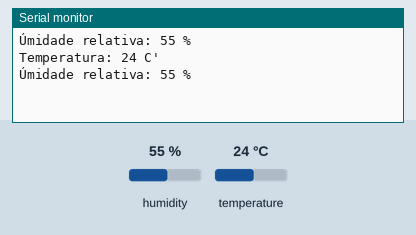
Bench run of a sketch on a simulated Arduino Uno, built with avr-gcc and run on an emulated ATmega328P. On the bench: the last lines printed to the serial monitor. The inputs (shaded band) are chosen by the test bench; at power-on: humidity 55 %, temperature 24 °C.

Above: at 5.8 s.
5.9 s: humidity set to 22 %
At 8.0 s:
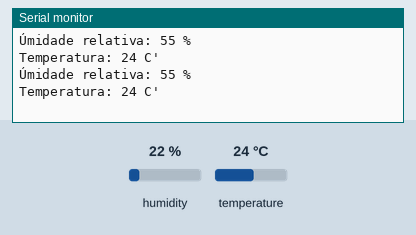
11.9 s: temperature set to 12 °C
At 13.9 s:
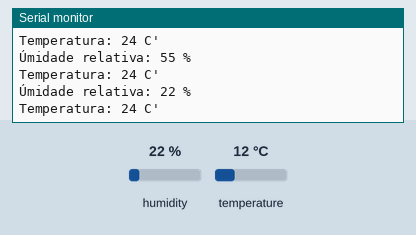
17.9 s: humidity set to 40 %
At 21.3 s:
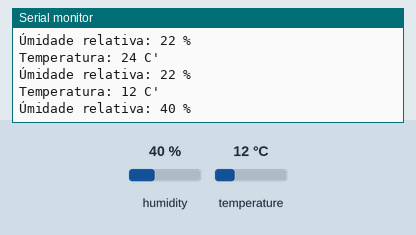
Timing chart, 0 to 22.8 s (numbered marks = the images above; inputs shaded):
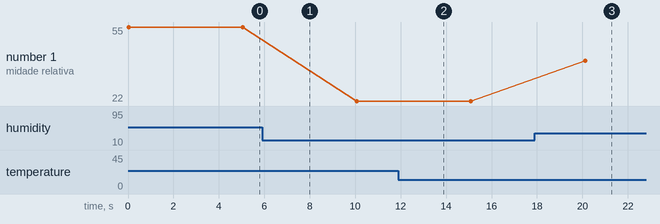

The sketch:

dht11.ino
```cpp
#include "DHT.h"
#define DHTPIN 2
#define DHTTYPE DHT11
DHT dht (DHTPIN, DHTTYPE);

void setup(){
  Serial.begin(9600);
  dht.begin();
}

void loop(){
  int h = dht.readHumidity();
  int t = dht.readTemperature();

  Serial.print("Úmidade relativa: ");
  Serial.print(h);
  Serial.println(" %");
  delay(2500);

  Serial.print("Temperatura: ");
  Serial.print(t);
  Serial.println(" C'");
  delay(2500);
}
```

Measured:
- after the input at 17.9 s, the serial monitor: prints a new line after 2.2 s (image 3)
- plotted number 1: 55 → 22 after the input at 5.9 s, 22 → 40 after the input at 17.9 s
